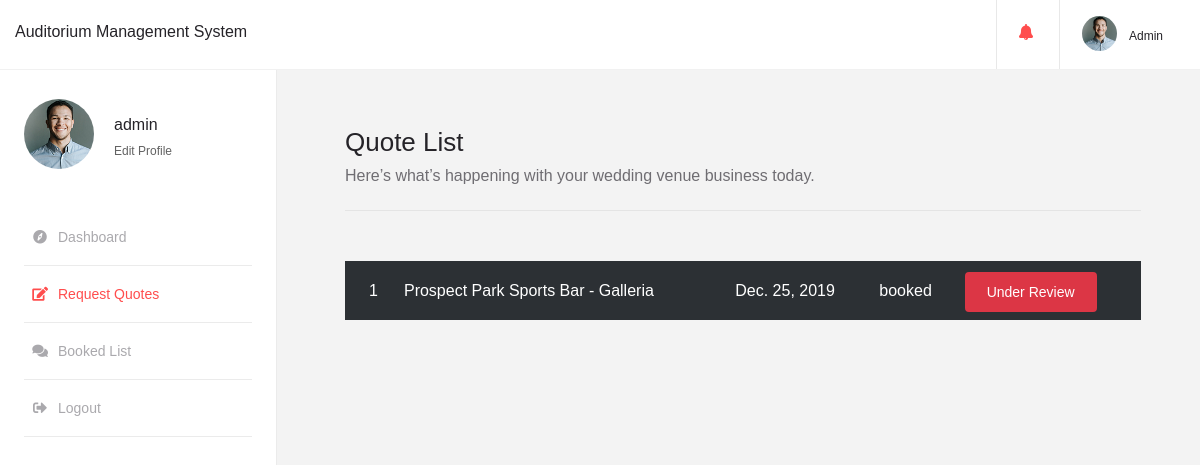
Before: /dashboard/quote/ (signed in) with the older database file.
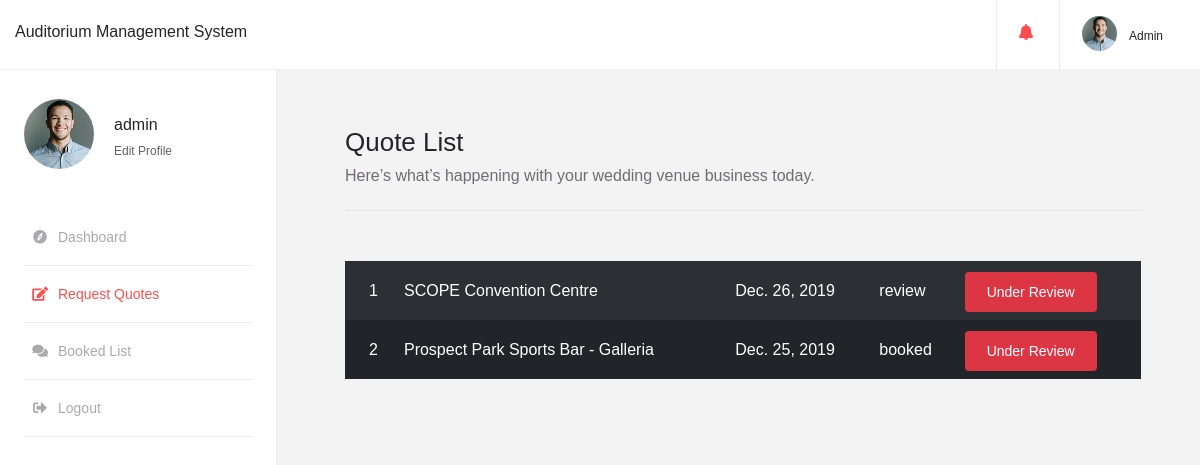
After: the same page with the newer database file.
### booking/models.py (models this page shows, shortened)
class Quote(models.Model):
    STATUS_TYPE = (
        ('review', 'Reviewing'),
        ('confirm', 'Confirmed'),
        ('booked', 'Booked'),
    )
    status = models.CharField(max_length=15, choices=STATUS_TYPE, default='review')
    name = models.CharField(max_length=25, blank=True, null=True)
    email = models.EmailField()
    mobile_no = models.IntegerField(verbose_name="Mobile Number")
    venue = models.ForeignKey(Venue, on_delete=models.CASCADE)
    booking_date = models.DateField(auto_now=False, auto_now_add=False, blank=True, null=True)
    guest = models.PositiveIntegerField(blank=True, null=True, verbose_name='Number Of Guest')
    booking_purpose = models.ForeignKey(BookingPurpose, on_delete=models.SET_NULL, blank=True, null=True)
    total = models.DecimalField(decimal_places=2, max_digits=10, default="0")
    timestamp = models.DateTimeField(auto_now=False, auto_now_add=False, default=timezone.now)

### venue/models.py (models this page shows, shortened)
class Venue(models.Model):
    BOOKING_TYPE = (
        ('full_day', 'Full Day'),
        ('first_half', 'First Half'),
        ('second_half', 'Second Half'),
    )
    name = models.CharField(max_length=250)
    seating_capacity = models.PositiveIntegerField()
    standing_capacity = models.PositiveIntegerField()
    address = models.CharField(max_length=300)
    state = models.ForeignKey(State, on_delete=models.SET_NULL, null=True)
    city = models.ForeignKey(City, on_delete=models.SET_NULL, null=True, blank=True)
    zip_code = models.PositiveIntegerField()
    booking_type = MultiSelectField(choices=BOOKING_TYPE)
    booking_purpose = models.ManyToManyField(BookingPurpose)
    description = models.TextField(blank=True)
    image = models.ImageField(blank=True)
    price = models.DecimalField(decimal_places=2, max_digits=8, help_text='This price for per day')
    is_active = models.BooleanField(default=True)
    is_feature = models.BooleanField(default=False)

### booking/views.py (the view)
# urls.py: path('dashboard/quote/', QuoteView.as_view(), name='quote_list'),
class QuoteView(LoginRequiredMixin, ListView):
    model = Quote
    template_name = 'booking/quote_list.html'
    def get_context_data(self, *, object_list=None, **kwargs):
        context = super(QuoteView, self).get_context_data(**kwargs)
        return context
    def get_queryset(self):
        user = self.request.user
        return Quote.objects.filter(email=user.email).order_by('-timestamp')
    @method_decorator(login_required)
    def dispatch(self, request, *args, **kwargs):
        return super(QuoteView, self).dispatch(request, *args, **kwargs)

### templates/booking/quote_list.html (shortened to what this page needs)
{% extends 'base/user_base_site.html' %}
    {% block content %}
    <div class="dashboard-content">
        <div class="container-fluid">
            <div class="row">
                <div class="col-xl-12 col-lg-10 col-md-9 col-sm-12 col-12">
                    <div class="dashboard-page-header">
                        {% if object_list.count > 0 %}
                        <h3 class="dashboard-page-title">Quote List</h3>
                        <p class="d-block">Here’s what’s happening with your wedding venue business today.</p>
                        {% else %}
                        <h2>You have no quote requested</h2>
                        {% endif %}
                    </div>
                </div>
            </div>
            <div class="row">
                <div class="col-12">
                    <table class="table table-striped table-dark">
                        <tbody>
                          {% for obj in object_list %}
                          <tr>
                            <td class="pl-4">{{ forloop.counter }}</td>
                            <td>{{ obj.venue.name }}</td>
                            <td>{{ obj.booking_date }}</td>
                            <td>{{ obj.status }}</td>
                            <td>{% if obj.status == 'confirm' %}<a class="btn btn-success" href="{% url 'booking:booking_form' quote_pk=obj.pk %}">Complete Book Now</a>{% else %}<a class="btn btn-danger disable" href="javascript:void(0)">Under Review</a>{% endif %}</td>
                          </tr>
                          {% endfor %}
                        </tbody>
                      </table>
                </div>
            </div>
        </div>
    </div>
    {% endblock %}

Changed rows visible on the page:
added Quote: venue.name "SCOPE Convention Centre", booking_date "Dec. 26, 2019", status "review", shows "Under Review"
